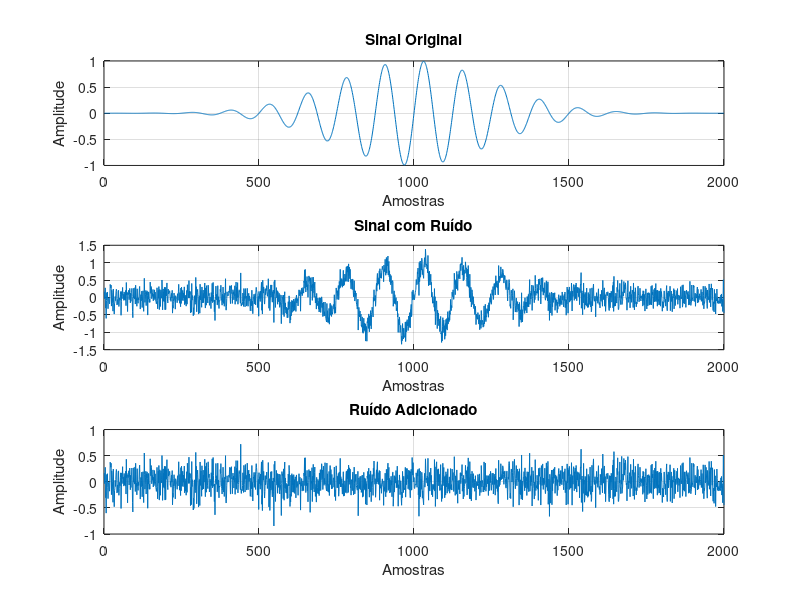

The MATLAB source for this figure:
% Atividade 4 - Denoising de 2ª Geração
% Implementação do método de denoising usando DWT

clear; clc; close all;

% Carregamento do arquivo .mat
load('sinais.mat');

% Verificação das variáveis disponíveis no arquivo
fprintf('=== ATIVIDADE 4: DENOISING DE 2ª GERAÇÃO ===\n\n');
fprintf('Variáveis carregadas do arquivo sinais.mat:\n');
whos

% Seleção do sinal para processamento
% Assumindo que existe uma variável 'sinal' ou similar no arquivo .mat
if exist('x', 'var')
    sinal_original = x;
    fprintf('\nSinal ''x'' selecionado para processamento.\n');
elseif exist('sinal', 'var')
    sinal_original = sinal;
    fprintf('\nSinal ''sinal'' selecionado para processamento.\n');
else
    % Criar um sinal de exemplo se não houver no .mat
    fs = 1000;
    t = 0:1/fs:1-1/fs;
    sinal_original = sin(2*pi*50*t) + 0.5*sin(2*pi*120*t);
    fprintf('\nSinal sintético criado para demonstração.\n');
end

% Adição de ruído ao sinal (se necessário)
if ~exist('ruido', 'var')
    ruido = 0.2 * randn(size(sinal_original));
end
sinal_ruidoso = sinal_original + ruido;

% Plotagem dos sinais iniciais
figure(1);
subplot(3,1,1);
plot(sinal_original);
title('Sinal Original');
xlabel('Amostras');
ylabel('Amplitude');
grid on;

subplot(3,1,2);
plot(sinal_ruidoso);
title('Sinal com Ruído');
xlabel('Amostras');
ylabel('Amplitude');
grid on;

subplot(3,1,3);
plot(ruido);
title('Ruído Adicionado');
xlabel('Amostras');
ylabel('Amplitude');
grid on;

fprintf('\nConfigurações iniciais concluídas.\n');
fprintf('Sinal original: %d amostras\n', length(sinal_original));
fprintf('Ruído adicionado com desvio padrão: %.3f\n', std(ruido));
